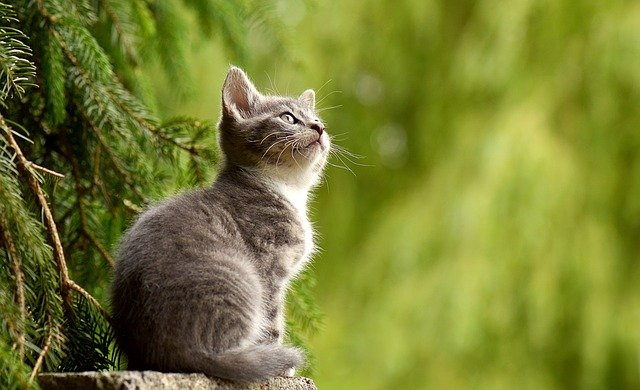
#> input picture 이미지_처리/OpenCV/img.jpg, 640 x 390 px, found by its file name
$ jupyter execute '08. 이미지 대칭.ipynb'
#> lines starting #> are read from the running program, lines starting #| are printed output that depends on the picture
# 8. 이미지 대칭

#좌우 대칭

[cell 1]
import cv2
img = cv2.imread('img.jpg')
#> img is the input picture: shape (390, 640, 3); mean B, G, R 50.4, 126.1, 119.4
flip_horizontal = cv2.flip(img,1) # flpcode > 0 : 좌우대칭, 0일 때 상하대칭
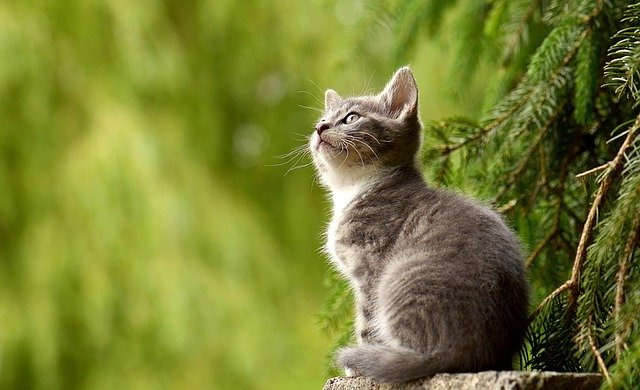
#> flip_horizontal: shape (390, 640, 3); mean B, G, R 50.4, 126.1, 119.4

cv2.imshow('img',img)
cv2.imshow('flip_horizontal',flip_horizontal)
cv2.waitKey(0)
cv2.destroyAllWindows()


$ run again, with 이미지_처리/OpenCV/newspaper.jpg copied over 이미지_처리/OpenCV/img.jpg
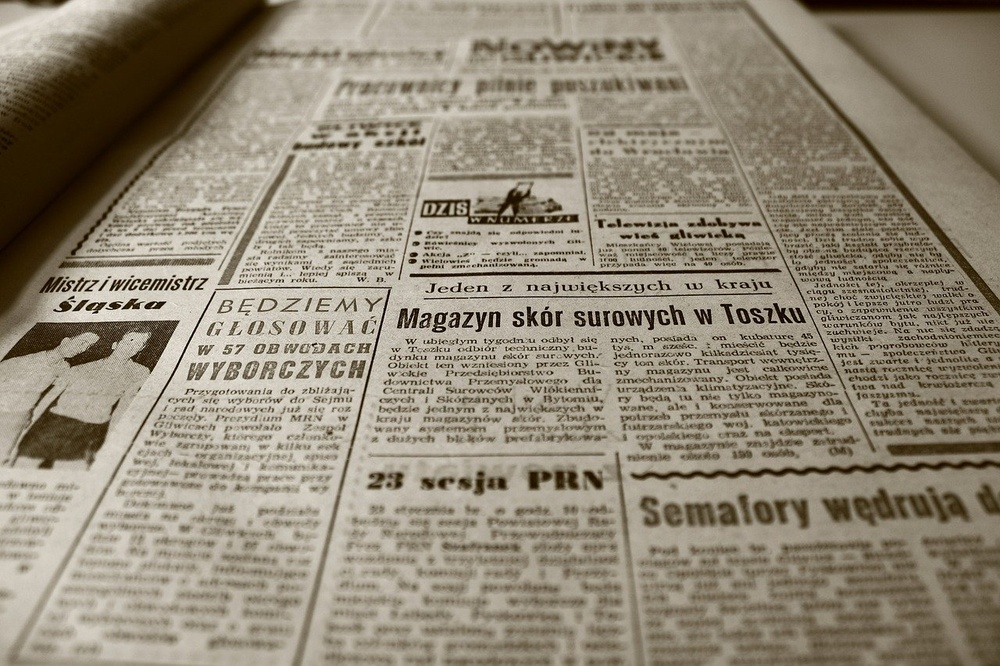
#> input picture 이미지_처리/OpenCV/newspaper.jpg, 1000 x 666 px, shrunk from 1280 x 853 before the run, found by its file name
#> img is the input picture: shape (666, 1000, 3); mean B, G, R 118.1, 135.9, 145.1
#> `flip_horizontal = cv2.flip(img,1)`:
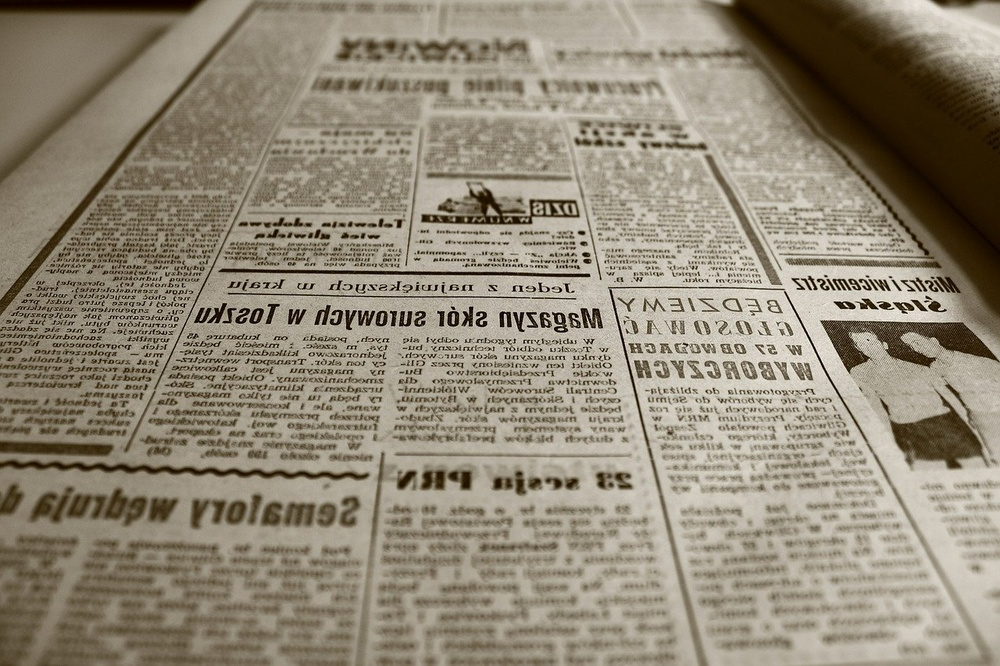
#> flip_horizontal: shape (666, 1000, 3); mean B, G, R 118.1, 135.9, 145.1
